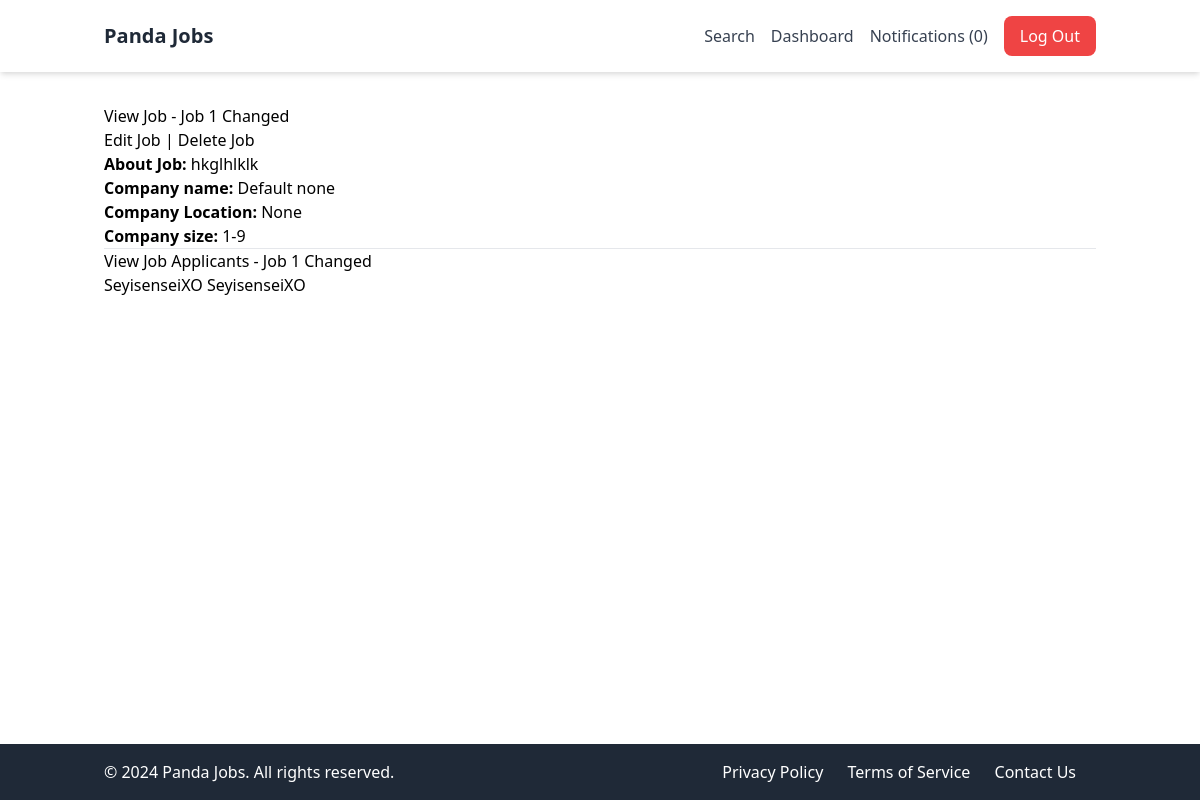
Page /userprofile/job/1/ (signed in) on the committed database.
### apps/jobs/models.py (models this page shows, shortened)
class Job(models.Model):
    SIZE_1_9 = 'size_1_9'
    SIZE_10_49 = 'size_10_49'
    SIZE_50_99 = 'size_50_99'
    SIZE_100 = 'size_100'
    SIZE_CHOICES = (
        (SIZE_1_9, '1-9'),
        (SIZE_10_49, '10-49'),
        (SIZE_50_99, '50-99'),
        (SIZE_100, '100+'),
    )
    OPEN = 'open'
    CLOSED = 'closed'
    ARCHIVED = 'archived'
    STATUS_CHOICES = (
        (OPEN, 'Open'),
        (CLOSED, 'Closed'),
        (ARCHIVED, 'Archived'),
    )
    title = models.CharField(max_length=100)
    summary = models.TextField()
    full_description = models.TextField()
    company_name = models.CharField(max_length=100)
    company_location = models.CharField(max_length=100, blank=True, null=True)
    company_size = models.CharField(max_length=20, choices=SIZE_CHOICES, default=SIZE_1_9)
    created_by= models.ForeignKey(User, related_name='jobs', on_delete=models.CASCADE)
    created_at = models.DateTimeField(auto_now_add=True)
    updated_at = models.DateTimeField(auto_now=True)
    status = models.CharField(max_length=20, choices=STATUS_CHOICES, default=OPEN)

class JobApplication(models.Model):
    job = models.ForeignKey(Job, related_name='applications', on_delete=models.CASCADE)
    content = models.TextField()
    experience = models.TextField()
    created_at = models.DateTimeField(auto_now_add=True)
    created_by = models.ForeignKey(User, related_name='applications', on_delete=models.CASCADE)
    updated_at = models.DateTimeField(auto_now=True)

### apps/userprofile/views.py (the view)
# urls.py: path('job/<int:job_id>/', view_dashboard_job, name='view_dashboard_job'),
@login_required
def view_dashboard_job(request, job_id):
    job = get_object_or_404(Job, pk=job_id, created_by=request.user)
    return render(request, 'view_dashboard_job.html', {'job':job})

### apps/notifications/context_processors.py (called while the page is built)
def notification(request):
    if request.user.is_authenticated:
        return {'notifications': request.user.notifications.filter(is_read=False)}
    else:
        return {'notifications': []}

### apps/userprofile/templates/view_dashboard_job.html
{% extends 'base.html' %}
{% block content %}
    <h2 class="title">View Job - {{ job.title }}</h2>
    <a href="{% url 'edit_job' job.id %}" class="button is-info mb-4">Edit Job</a> | <a href="" class="button is-danger mb-4">Delete Job</a><br>
    <b>About Job: </b>{{ job.summary }}</br>
    <b>Company name: </b>{{ job.company_name }}<br>
    <b>Company Location: </b>{{ job.company_location }}</br>
    <b>Company size: </b>{{ job.get_company_size_display }}</br>
    <hr>
    <h2 class="title">View Job Applicants - {{ job.title }}</h2>
    {% for application in job.applications.all %}
        <a class="button is-success" href="{% url 'view_application' application.id %}">{{ application.created_by.username }}</a>
    {% endfor %}
{% endblock %}

### apps/core/templates/base.html (style rules this page uses)
html, body { height: 100%; margin: 0; padding: 0; }

### rows in the picture
Job: title "Job 1 Changed", summary "hkglhlklk", company_name "Default none", company_location "None", company_size "1-9"
JobApplication: created_by.username "SeyisenseiXO"
JobApplication: created_by.username "SeyisenseiXO"

### other values in the picture
{{ notifications.count }} "0"
